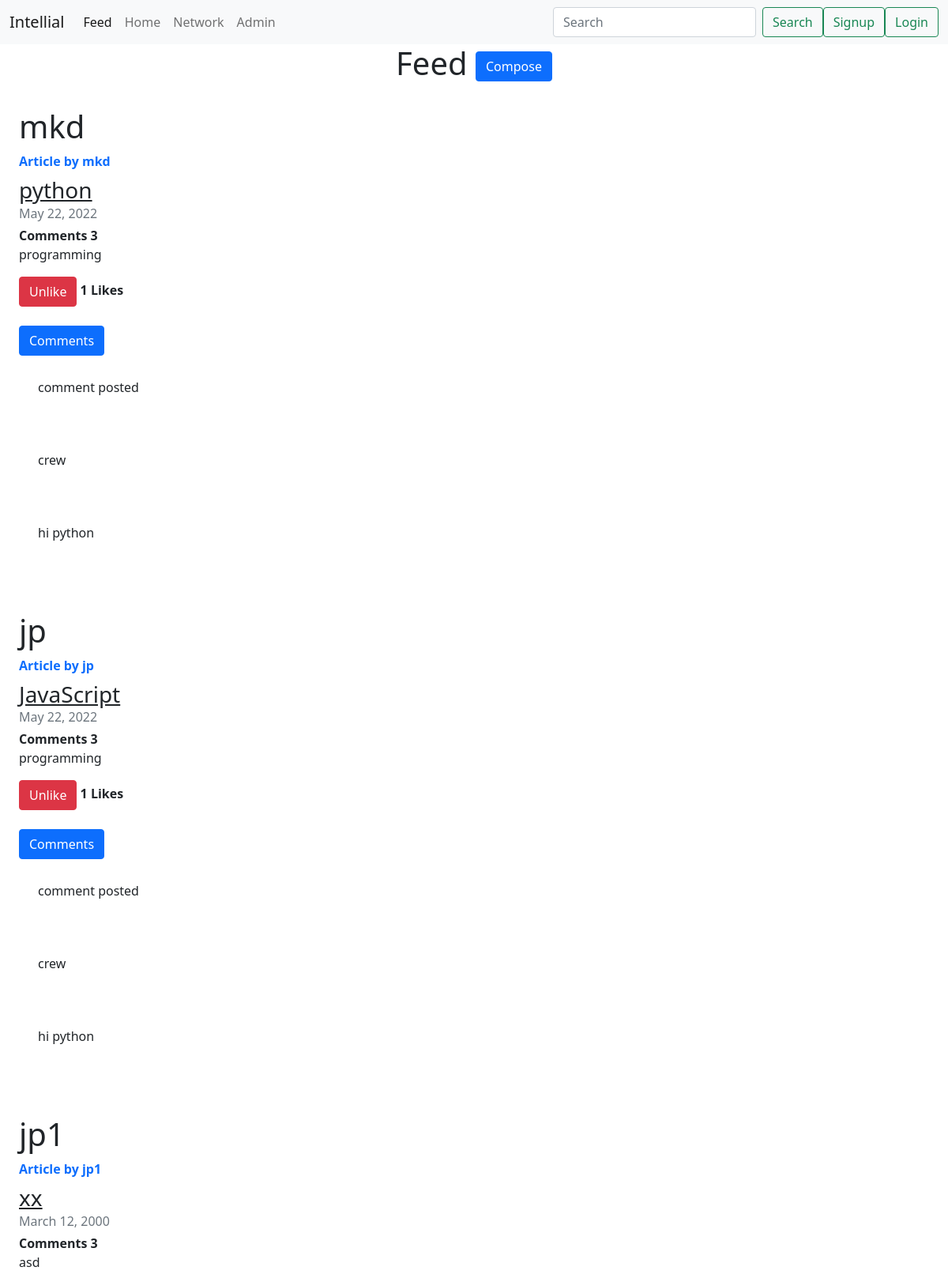
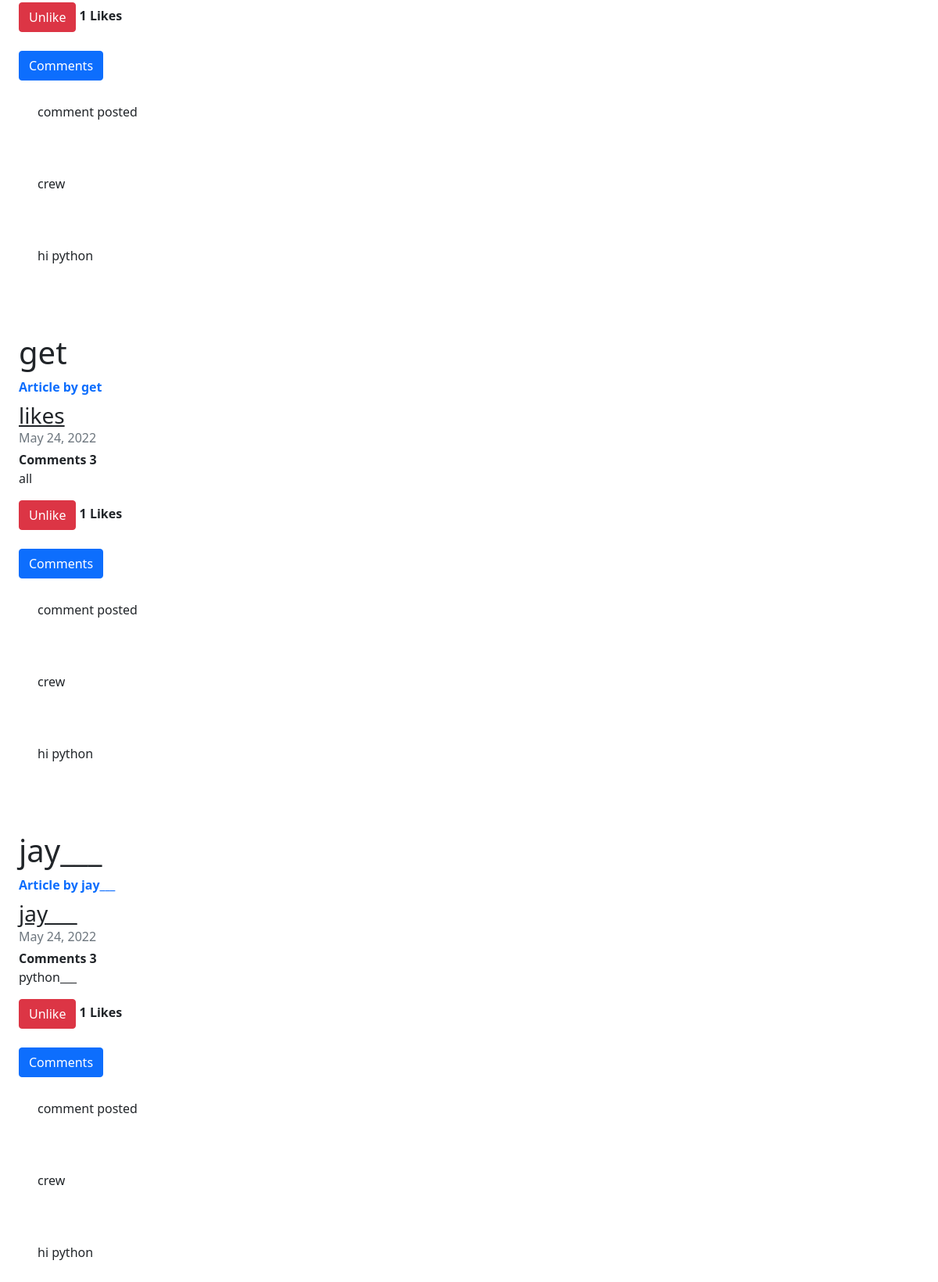
The page / on the database its author committed (2 pictures, top to bottom).
### new/models.py (models this page shows, shortened)
class Post(models.Model):
    postid = models.AutoField(primary_key=True)
    author = models.CharField(max_length=30)
    title = models.CharField(max_length=20)
    content = models.CharField(max_length=20)
    liked = models.ManyToManyField(User, default=None, blank=True)
    date = models.DateField(default=now)

class Comment(models.Model):
    comment=models.TextField()
    sno= models.AutoField(primary_key=True,null=False, default=None)
    user=models.ForeignKey(User, on_delete=models.CASCADE, null=True, blank=True)
    post=models.ForeignKey(Post, on_delete=models.CASCADE, null=True, blank=True)

### new/views.py (the view)
# urls.py: path('', views.index),
def index(request):
    global get_post
    fetchdata = Post.objects.values("postid","author","title","content","liked","date")
    print(fetchdata, "fetch_dataaaa")
    post_comment = Comment.objects.values("comment","sno","user","post")
    list = []
    get_like = Like.objects.values("value","post")
    for likes in get_like:
        list.append(likes)
    print(list,"get_likkkkkk")
    print(get_like, "likesss")
    print(post_comment, 'hfdhfdhdfh')
    context = {"fetchdata":fetchdata, "post_comment":post_comment}
    return render(request, "index.html", context)

### new/templates/index.html (shortened to what this page needs)
<!DOCTYPE html>
<html lang="en">
<head>
    <link href="https://cdn.jsdelivr.net/npm/bootstrap@5.1.3/dist/css/bootstrap.min.css" rel="stylesheet">
</head>
<body>
    <nav class="navbar navbar-expand-lg navbar-light bg-light">
        <div class="container-fluid">
            <a class="navbar-brand" href="/">Intellial</a>
            <div class="collapse navbar-collapse" id="navbarSupportedContent">
                <ul class="navbar-nav me-auto mb-2 mb-lg-0">
                    <li class="nav-item">
                        <a class="nav-link active" aria-current="page" href="#">Feed</a>
                    </li>
                    <li class="nav-item">
                        <a class="nav-link" href="/">Home</a>
                    </li>
                    <li class="nav-item">
                        <a class="nav-link" href="#">Network</a>
                    </li>
                    <li class="nav-item">
                        <a class="nav-link" href="admin/">Admin</a>
                    </li>
                </ul>
                <form class="d-flex">
                    <input class="form-control me-2" type="search" placeholder="Search" aria-label="Search">
                    <br><button class="btn btn-outline-success" type="submit">Search</button>
                    <br><a class="btn btn-outline-success" href="signup/">Signup</a>
                    <br><a class="btn btn-outline-success" href="login/">Login</a>
                </form>
            </div>
        </div>
    </nav>
    <center>
        <div class="container">
            <h1 class="mx-10">Feed <a href="/compose" role="button" class="btn btn-primary mx-10">Compose</a></h1>
        </div>
    </center>
    {% for item in fetchdata %}
    <div class="col p-4 d-flex flex-column position-static">
        <h1>{{item.author}}</h1>
        <strong class="d-inline-block mb-2 text-primary">Article by {{item.author}}</strong>
        <h3 class="mb-0"><a class="text-dark" href="/post/{{item_post_id}}">{{item.title}}</a></h3>
        <div class="mb-1 text-muted">{{item.date}}</div><strong>Comments {{ post_comment.count }}</strong>
        <p class="card-text mb-auto">
            <div class="preview"> {{item.content|safe| truncatechars:400}}</div>
        </p>
        <div>
            <div class='ui segment'>
                <form action="/like/" method="POST">
                    <input type='hidden' name='postid' value="{{ item.postid }}"> {% if item.liked %}
                    <button class="btn btn-danger" type="submit">Unlike</button> {% else %}
                    <button class="btn btn-success" type="submit">Like</button> {% endif %}
                    <strong>{{ item.liked }} Likes</strong>
                </form><br>
            </div>
            <a href="comment/" role="button" class="btn btn-primary">Comments</a>{% for item in post_comment %}
            <div class="col p-4 d-flex flex-column position-static">
                <p class="mb-1 text-muted">
                    <div class="preview"> {{item.comment}}</div>
                </p>
            </div>
            {% endfor %}
        </div>
    </div>
    {% endfor %}
</body>
</html>

### rows shown on the page
Post: author "mkd", title "python", date "May 22, 2022", count "3", content "programming", liked "1"
Comment: comment "comment posted"
Comment: comment "crew"
Comment: comment "hi python"
Post: author "jp", title "JavaScript", date "May 22, 2022", count "3", content "programming", liked "1"
Post: author "jp1", title "xx", date "March 12, 2000", count "3", content "asd", liked "1"
Post: author "get", title "likes", date "May 24, 2022", count "3", content "all", liked "1"
Post: author "jay___", title "jay___", date "May 24, 2022", count "3", content "python___", liked "1"
